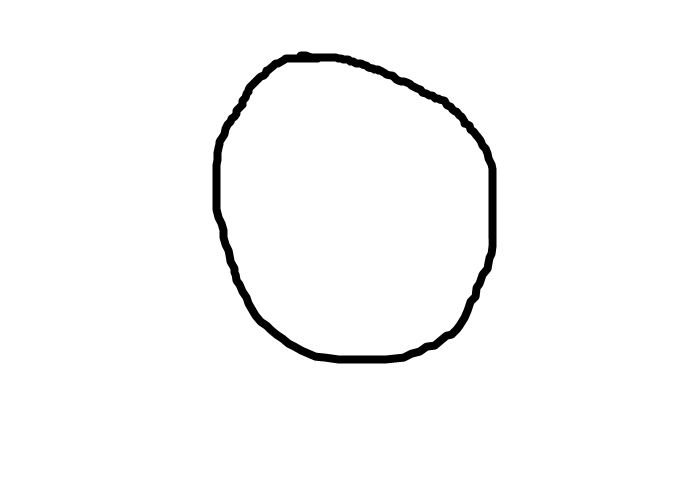
#> input picture captured_images/0/0.png, 700 x 500 px; its folder holds only this picture in this run
$ jupyter execute --allow-errors 'Handwritten Digit Recognition .ipynb'   (shell and % lines are left out)
#> lines starting #> are read from the running program, lines starting #| are printed output that depends on the picture
[cell 1]
#Generate dataset
import cv2
import csv
import glob

header  =["label"]
for i in range(0,784):
   header.append("pixel"+str(i))
with open('dataset.csv', 'a') as f:
   writer = csv.writer(f)
   writer.writerow(header)

for label in range(10):
   dirList = glob.glob("captured_images/"+str(label)+"/*.png")

   for img_path in dirList:
       im= cv2.imread(img_path)
#> im is the input picture: shape (500, 700, 3); min 0, max 255, mean 249.4
       im_gray = cv2.cvtColor(im,cv2.COLOR_BGR2GRAY)
       im_gray = cv2.GaussianBlur(im_gray,(15,15), 0)
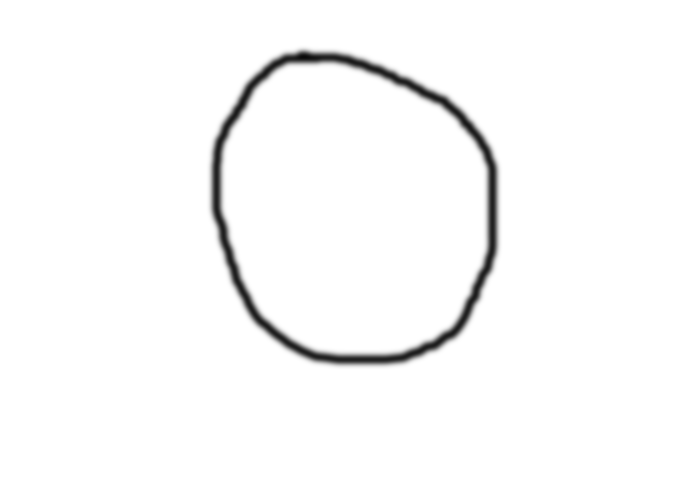
#> im_gray: shape (500, 700); min 10, max 255, mean 249.4
       roi= cv2.resize(im_gray,(28,28), interpolation=cv2.INTER_AREA)
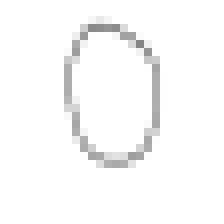
#> roi: shape (28, 28) (shown 8 times larger); min 133, max 255, mean 249.4

       data=[]
       data.append(label)
       rows, cols = roi.shape
#> rows = 28; cols = 28

       ## Fill the data array with pixels one by one.
       for i in range(rows):
           for j in range(cols):
               k =roi[i,j]
               if k<255:
                   k=1
               else:
                   k=0
               data.append(k)
#> after the loop, data = 785 values, max 1 at index 68, min 0 at index 0, mean 0.107
       with open('dataset.csv', 'a') as f:
           writer = csv.writer(f)
           writer.writerow(data)
#> pass 2 of the loop `for label in range(10):`:
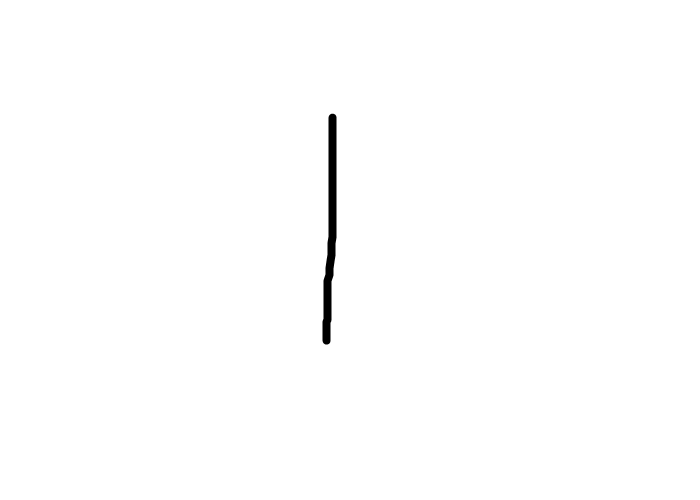
#> input picture captured_images/1/0.png, 700 x 500 px
#> im is the input picture: shape (500, 700, 3); min 0, max 255, mean 253.7
#> `roi= cv2.resize(im_gray,(28,28), interpolation=cv2.INTER_AREA)`:
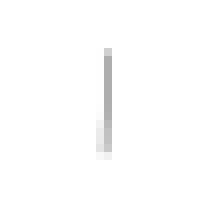
#> roi: shape (28, 28) (shown 8 times larger); min 174, max 255, mean 253.7
#> after the loop `for i in range(rows):`: data = 785 values, max 1 at index 0, min 0 at index 1, mean 0.0369
